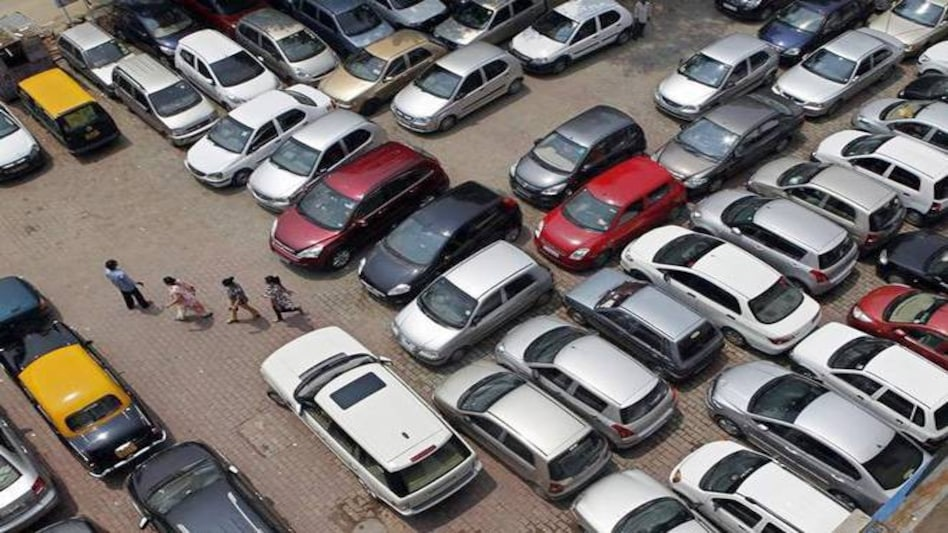
#> input picture Parking.jpg, 948 x 533 px, given in place of video.mp4, which was not available
$ python main.py
#> lines starting #> are read from the running program, lines starting #| are printed output that depends on the picture; after the words box and inside, x2 and y2 are one past the last pixel; in counts of white or black regions, pixels touching at a corner belong together; pictures that were not available may be replaced by others from this repository, and a replacement may not be noted
import cv2
import numpy as np
from time import sleep
width_min = 80
height_min = 80
offset = 6
pos_line = 550
delay = 60
detec = []
cars = 0
def grab_center(x, y, w, h):
    x1 = int(w / 2)
    y1 = int(h / 2)
    cx = x + x1
    cy = y + y1
    return cx, cy
cap = cv2.VideoCapture('video.mp4')
subtraction = cv2.createBackgroundSubtractorMOG2()
while True:
    ret, frame1 = cap.read()
#> frame1 is the input picture: shape (533, 948, 3); mean B, G, R 110.4, 111.7, 118.1
    tempo = float(1 / delay)
    sleep(tempo)
    grey = cv2.cvtColor(frame1, cv2.COLOR_BGR2GRAY)
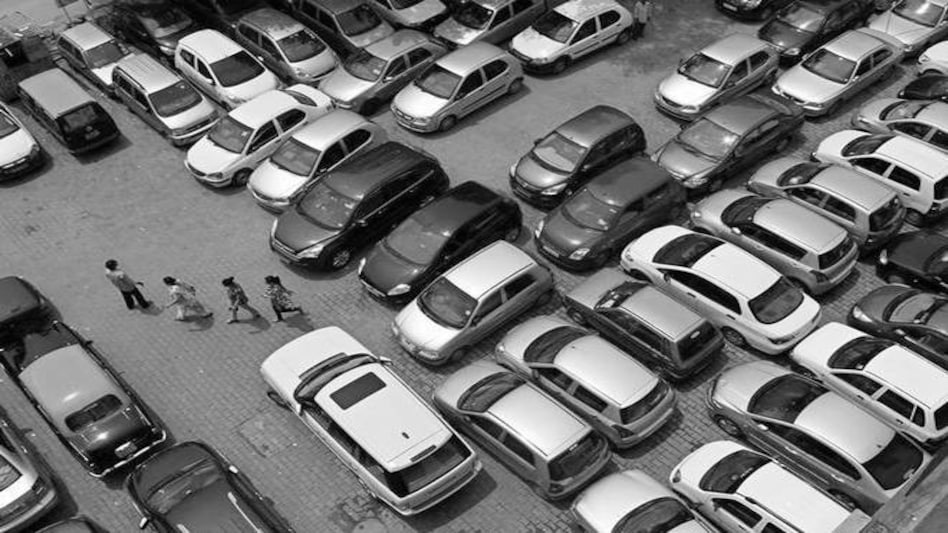
#> grey: shape (533, 948); min 0, max 255, mean 113.4
    blur = cv2.GaussianBlur(grey, (3, 3), 5)
    img_sub = subtraction.apply(blur)
#> img_sub: shape (533, 948); every value is 127
    dilat = cv2.dilate(img_sub, np.ones((5, 5)))
    kernel = cv2.getStructuringElement(cv2.MORPH_ELLIPSE, (5, 5))
    dilated = cv2.morphologyEx(dilat, cv2.MORPH_CLOSE, kernel)
    dilated = cv2.morphologyEx(dilated, cv2.MORPH_CLOSE, kernel)
    contour, h = cv2.findContours(dilated, cv2.RETR_TREE, cv2.CHAIN_APPROX_SIMPLE)
#> contour = [[[0, 0], [0, 532], [947, 532], [947, 0]]]; h = [[-1, -1, -1, -1]]
    cv2.line(frame1, (25, pos_line), (1200, pos_line), (255, 127, 0), 3)
    for (i, c) in enumerate(contour):
        (x, y, w, h) = cv2.boundingRect(c)
        validate_contour = (w >= width_min) and (h >= height_min)
        if not validate_contour:
            continue
        cv2.rectangle(frame1, (x, y), (x + w, y + h), (0, 255, 0), 2)
        centro = grab_center(x, y, w, h)
        detec.append(centro)
        cv2.circle(frame1, centro, 4, (0, 0, 255), -1)
        for (x, y) in detec:
            if y < (pos_line + offset) and y > (pos_line - offset):
                cars += 1
                cv2.line(frame1, (25, pos_line), (1200, pos_line), (0, 127, 255), 3)
                detec.remove((x, y))
                print("car is detected : " + str(cars))
#> this loop made 1 pass
#> (c, w, h, validate_contour, x1 in grab_center, y1 in grab_center) on pass 1: ([[0, 0], [0, 532], [947, 532], [947, 0]], 948, 533, True, 474, 266)
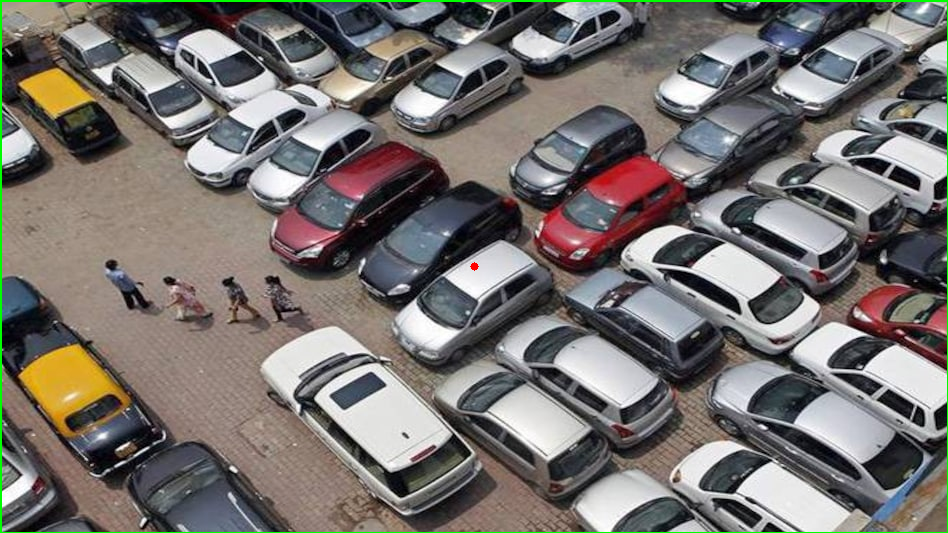
#> frame1: shape (533, 948, 3); 0.89% of pixels changed, all inside (x1, y1, x2, y2) = (0, 0, 948, 533)
#> after the loop, cars = 0; detec = [(474, 266)]
    cv2.putText(frame1, "VEHICLE COUNT : " + str(cars), (450, 70), cv2.FONT_HERSHEY_SIMPLEX, 2, (0, 0, 255), 5)
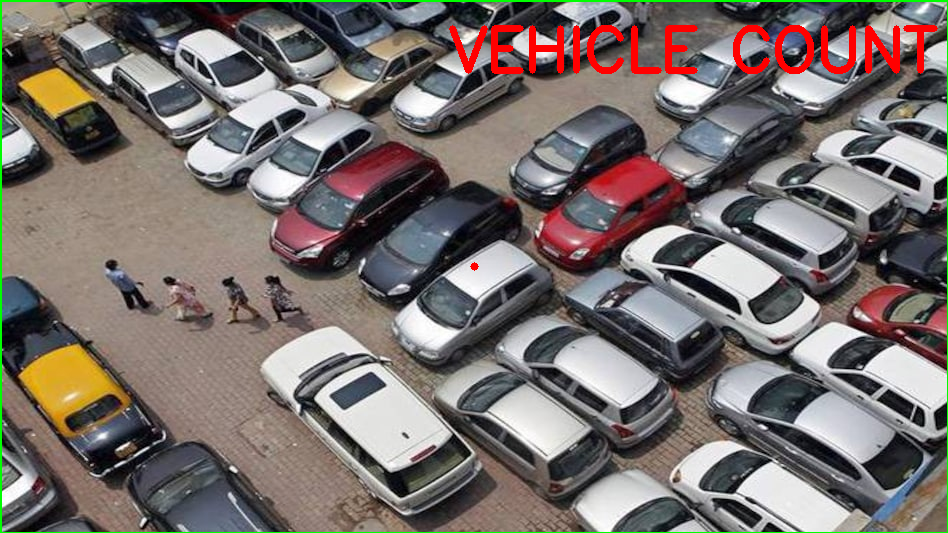
#> frame1: shape (533, 948, 3); 1.61% of pixels changed, all inside (x1, y1, x2, y2) = (449, 25, 938, 74)
    cv2.imshow("Video Original", frame1)
    cv2.imshow("Detector", dilated)
    if cv2.waitKey(1) == 27:
#> (key Esc is pressed here)
        break
cv2.destroyAllWindows()
cap.release()
